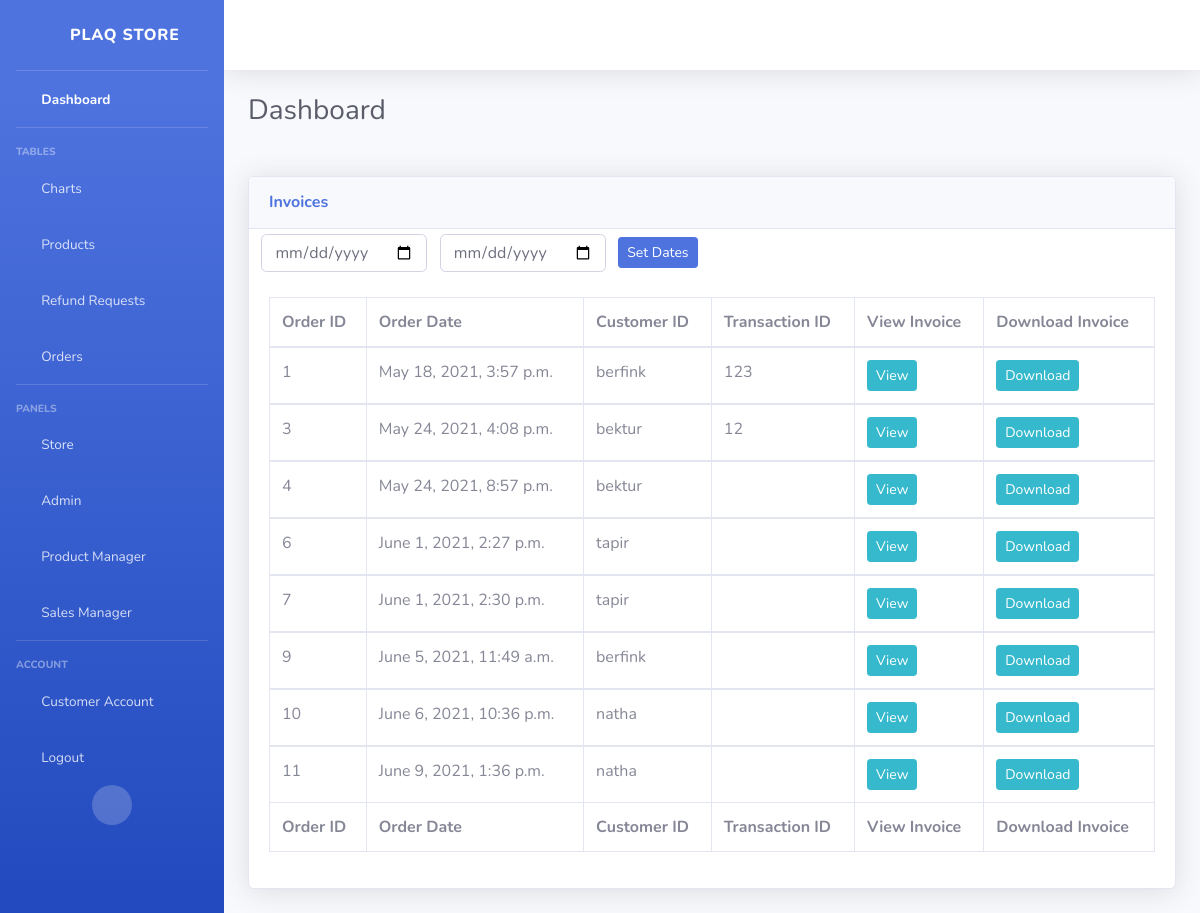
The app's page /sales-orders/ (signed in) with its own data.
### store/models.py (models this page shows, shortened)
class Order(models.Model):
    customer = models.ForeignKey(User, on_delete=models.SET_NULL, blank=True, null=True)
    order_date = models.DateTimeField(auto_now_add=True)
    isComplete = models.BooleanField(default=False, null=True)
    transaction_id = models.CharField(max_length=200, blank=False)
    class Status(models.IntegerChoices):
        PROCESSING = 1
        INTRANSIT = 2
        DELIVERED = 3
    status = models.IntegerField(choices=Status.choices, default=1)

### mysite/decorators.py (the view)
    def wrapper_func(request, *args, **kwargs):
        group_list = []
        user = request.user
        for groups in user.groups.all():
            group_list.append(groups.name)
        if 'sales manager' in group_list:
            return view_func(request, *args, **kwargs)
        else:
            return redirect('store')

### sales_manager/views.py (called while the page is built)
@sales_manager
def orders(request):
    orders = Order.objects.filter(isComplete=True)
    addresses = ShippingAdress.objects.all()
    context={'orders':orders, 'addresses':addresses}
    return render(request, "sales_manager/orders.html", context)

### sales_manager/templates/sales_manager/orders.html (shortened to what this page needs)
{% include 'sales_manager/sales_manager_base.html' %}
{% load static %}
{%block content%}
<div class="card shadow mb-4">
    <div class="card-header py-3">
        <h6 class="m-0 font-weight-bold text-primary">Invoices</h6>
    </div>
    <form class="form-inline" action="/invoice-dates/" method='POST'>
        <div class="form-group ">
            <br>
            <input class="form-control" size=10 name="start-date" placeholder="Start Date" type = "date" href=""  > &nbsp&nbsp&nbsp
            <input class="form-control" size=10 name="end-date" placeholder="End Date" type = "date" href=""  > &nbsp&nbsp&nbsp
            <button data- type="submit" class="btn btn-sm btn-primary" href="">Set Dates </button>
        </div>
    </form>
    <div class="card-body">
        <div class="table-responsive">
            <table class="table table-bordered" id="dataTable" width="100%" cellspacing="0">
                <thead>
                    <tr>
                        <th>Order ID</th>
                        <th>Order Date</th>
                        <th>Customer ID</th>
                        <th>Transaction ID</th>
                        <th>View Invoice</th>
                        <th>Download Invoice</th>
                    </tr>
                </thead>
                <tfoot>
                    <tr>
                        <th>Order ID</th>
                        <th>Order Date</th>
                        <th>Customer ID</th>
                        <th>Transaction ID</th>
                        <th>View Invoice</th>
                        <th>Download Invoice</th>
                    </tr>
                </tfoot>
                {% for order in orders %}
                <tbody>
                    <tr>
                        <td>{{order.id}}</td>
                        <td>{{order.order_date}}</td>
                        <td>{{order.customer}}</td>
                        <td>{{order.transaction_id}}</td>
                        <td>
                            <a class="btn btn-sm btn-info" href="{% url 'view-pdf' order.id %}" target="_blank">View</a>
                        </td>
                        <td>
                            <a class="btn btn-sm btn-info" href="{% url 'download-pdf' order.id %}" target="_blank">Download</a>
                        </td>
                    </tr>
                    {% endfor %}
                </tbody>
            </table>
        </div>
    </div>
</div>
{%endblock content %}

### sales_manager/templates/sales_manager/sales_manager_base.html (shortened to what this page needs)
<!DOCTYPE html>
<html lang="en">
{%load static %}
<head>
    <link href="{% static 'vendor/fontawesome-free/css/all.min.css' %}" rel="stylesheet" type="text/css">
    <link href="{% static 'css/sb-admin-2.min.css' %}" rel="stylesheet">
</head>
<body id="page-top">
    <div id="wrapper">
        <ul class="navbar-nav bg-gradient-primary sidebar sidebar-dark accordion" id="accordionSidebar">
            <a class="sidebar-brand d-flex align-items-center justify-content-center" href="/product-manager">
                <div class="sidebar-brand-icon rotate-n-15">
                    <i class="fas fa-laugh-wink"></i>
                </div>
                <div class="sidebar-brand-text mx-3">PLAQ Store</div>
            </a>
            <hr class="sidebar-divider my-0">
            <li class="nav-item active">
                <a class="nav-link" href="/sales-manager">
                    <i class="fas fa-fw fa-tachometer-alt"></i>
                    <span>Dashboard</span></a>
            </li>
            <hr class="sidebar-divider">
            <div class="sidebar-heading">
                Tables
            </div>
            <li class="nav-item">
                <a class="nav-link" href="/chart">
                    <i class="fas fa-fw fa-chart-area"></i>
                    <span>Charts</span></a>
            </li>
            <li class="nav-item">
                <a class="nav-link" href="/sales-manager">
                    <i class="fas fa-fw fa-table"></i>
                    <span>Products</span></a>
            </li>
            <li class="nav-item">
                <a class="nav-link" href="/refunds">
                    <i class="fas fa-fw fa-table"></i>
                    <span>Refund Requests</span></a>
            </li>
            <li class="nav-item">
                <a class="nav-link" href="/sales-orders">
                    <i class="fas fa-fw fa-table"></i>
                    <span>Orders</span></a>
            </li>
            <hr class="sidebar-divider d-none d-md-block">
            <div class="sidebar-heading">
                Panels
            </div>
            <li class="nav-item">
                <a class="nav-link" href="/">
                    <i class="fas fa-fw fa-cart-arrow-down"></i>
                    <span>Store</span></a>
            </li>
            {% if user.is_superuser%}
            <li class="nav-item">
                <a class="nav-link" href="#">
                    <i class="fas fa-fw fa-user-shield"></i>
                    <span>Admin</span></a>
            </li>
            {% endif%}
            {% for group in user.groups.all %}
                {% if group.name == 'product manager' %}
                    <li class="nav-item">
                        <a class="nav-link" href="/product-manager">
                            <i class="fas fa-fw fa-box-open"></i>
                            <span>Product Manager</span></a>
                    </li>
                {%elif group.name == 'sales manager' %}
                    <li class="nav-item">
                        <a class="nav-link" href="/sales-manager">
                            <i class="fas fa-fw fa-cash-register"></i>
                            <span>Sales Manager</span></a>
                    </li>
                {%endif%}
            {%endfor%}
            <hr class="sidebar-divider d-none d-md-block">
            <div class="sidebar-heading">
                Account
            </div>
            <li class="nav-item">
                <a class="nav-link" href="/account">
                    <i class="fas fa-fw fa-address-card"></i>
                    <span>Customer Account</span></a>
            </li>
            <li class="nav-item">
                <a class="nav-link" href="/logout">
                    <i class="fas fa-fw fa-sign-out-alt"></i>
                    <span>Logout</span></a>
            </li>
            <div class="text-center d-none d-md-inline">
                <button class="rounded-circle border-0" id="sidebarToggle"></button>
            </div>
        </ul>
        <div id="content-wrapper" class="d-flex flex-column">
            <div id="content">
                <nav class="navbar navbar-expand navbar-light bg-white topbar mb-4 static-top shadow">
                </nav>
                <div class="container-fluid">
                    <div class="d-sm-flex align-items-center justify-content-between mb-4">
                        <h1 class="h3 mb-0 text-gray-800">Dashboard</h1>
                    </div>
                    <div class="row">
                    <div class="row">
        </div>
    </div>
</body>
</html>

### records on screen
Order: id "1", order_date "May 18, 2021, 3:57 p.m.", customer "berfink", transaction_id "123"
Order: id "3", order_date "May 24, 2021, 4:08 p.m.", customer "bektur", transaction_id "12"
Order: id "4", order_date "May 24, 2021, 8:57 p.m.", customer "bektur"
Order: id "6", order_date "June 1, 2021, 2:27 p.m.", customer "tapir"
Order: id "7", order_date "June 1, 2021, 2:30 p.m.", customer "tapir"
Order: id "9", order_date "June 5, 2021, 11:49 a.m.", customer "berfink"
Order: id "10", order_date "June 6, 2021, 10:36 p.m.", customer "natha"
Order: id "11", order_date "June 9, 2021, 1:36 p.m.", customer "natha"
